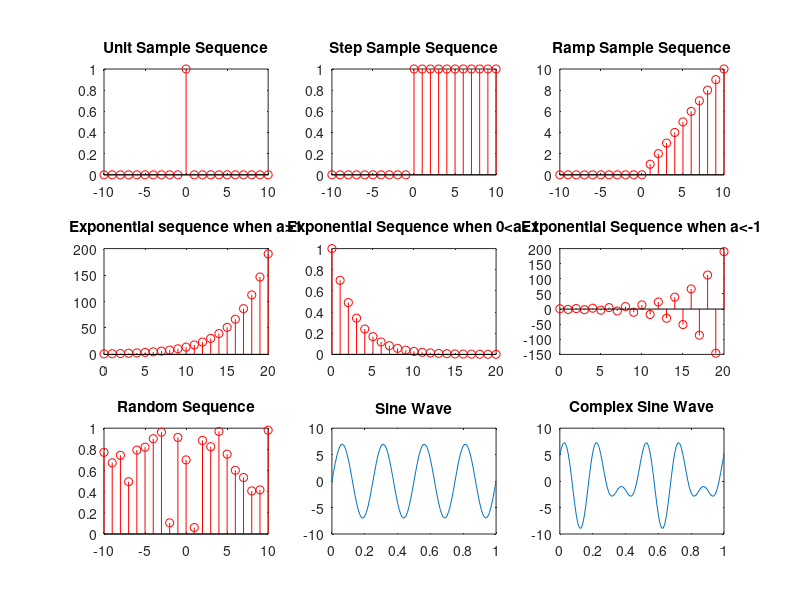

Reproduce this figure in MATLAB.
clc; #clear cmd
clear all; #clear variables
close all; # close all opened figures

figure(1,"position",get(0,"screensize")); # fit the figure to our screensize

# Unit Sample Sequence
point = 21;
unitSample = zeros(1,point);
unitSample(11) = 1;
n = -10:1:10;
subplot(3,3,1);
stem(n,unitSample,'r');
title('Unit Sample Sequence');

# Unit step sequence
point = 21;
stepSample = ones(1,point);
for i = 1:10
  stepSample(i) = 0;
end
n = -10:1:10;
subplot(3,3,2);
stem(n,stepSample,'r');
title('Step Sample Sequence');

# Ramp Sequence
point = 21;
rampSample = zeros(1,point);
for i = 11:21
  rampSample(i) = i-11;
end
n = -10:10;
subplot(3,3,3);
stem(n,rampSample,'r');
title('Ramp Sample Sequence');

# Exponential Sequence
point = 20;
n = 0:point;
expoSequence = 1.3.^n;
subplot(3,3,4);
stem(n,expoSequence,'r');
title('Exponential sequence when a>1');

expoSequence = 0.7.^n;
subplot(3,3,5);
stem(n,expoSequence,'r');
title('Exponential Sequence when 0<a<1');

expoSequence = (-0.7).^n;
subplot(3,3,6);
stem(n,expoSequence,'r');
title('Exponential Sequence when -1<a<0');


expoSequence = (-1.3).^n;
subplot(3,3,6);
stem(n,expoSequence,'r');
title('Exponential Sequence when a<-1');

# Random Sequence
point = 21;
n = -10:10;
randomSeq = rand(1,point);
subplot(3,3,7);
stem(n,randomSeq,'r');
title('Random Sequence');

# SineWave
f = 4; #... number of cycle = frequency
a = 7; #... amplitude
t = 0:0.01:1;
sineSeq = a*sin(2*pi*f*t);
subplot(3,3,8);
plot(t,sineSeq);
title('Sine Wave');

#Cos Wave
f = 4;
a = 7;
t = 0:0.01:1;
cosSeq = a*cos(2*pi*f*t);
subplot(3,3,9);
plot(t,cosSeq);
title('Cose wave');

#Complex Sine Wave
t = 0:0.01:1;
complexSeq = 5*cos(2*pi*4*t) + 4*sin(2*pi*6*t);
subplot(3,3,9);
plot(t,complexSeq);
title('Complex Sine Wave');